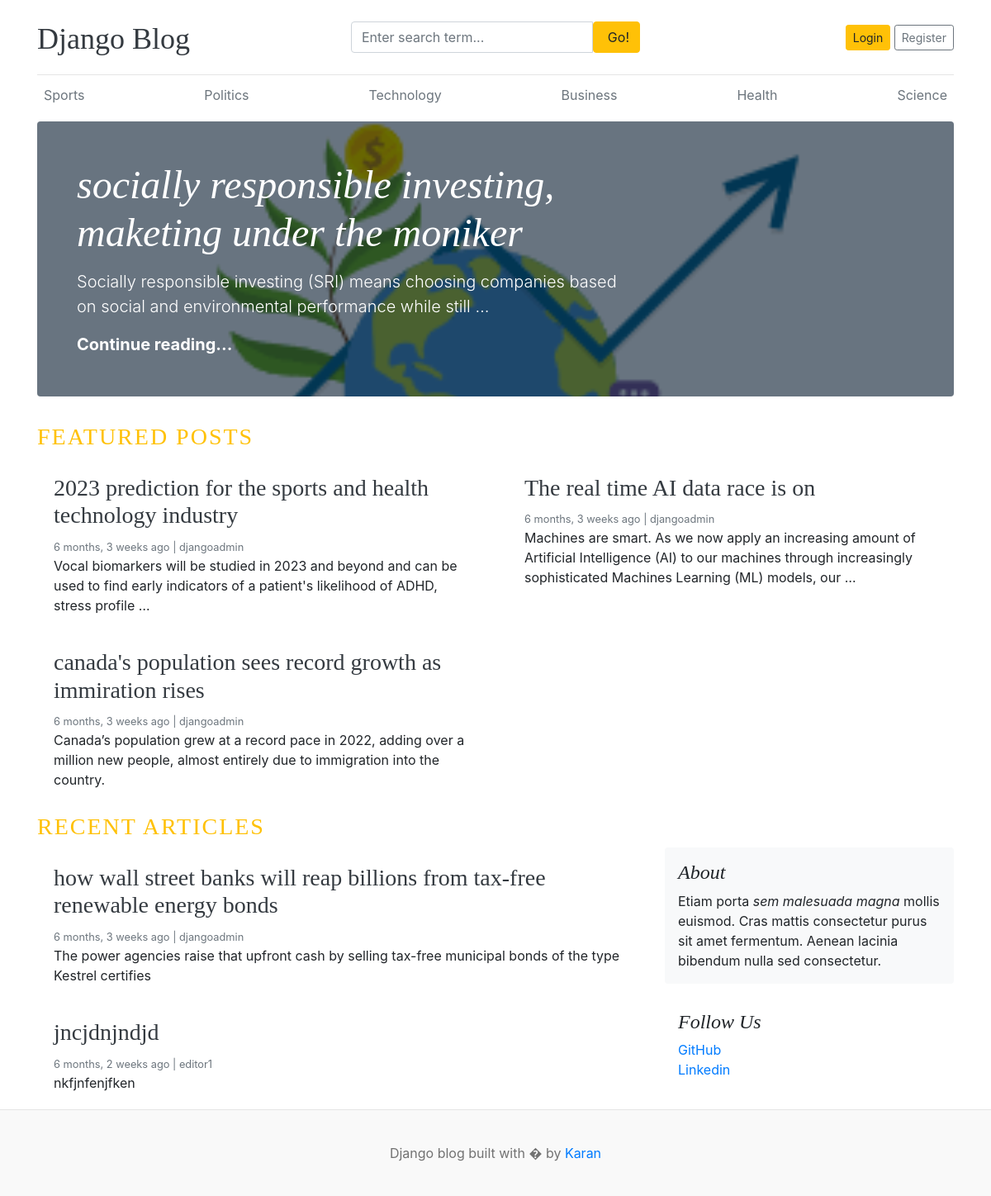
Before: / with the older database file.
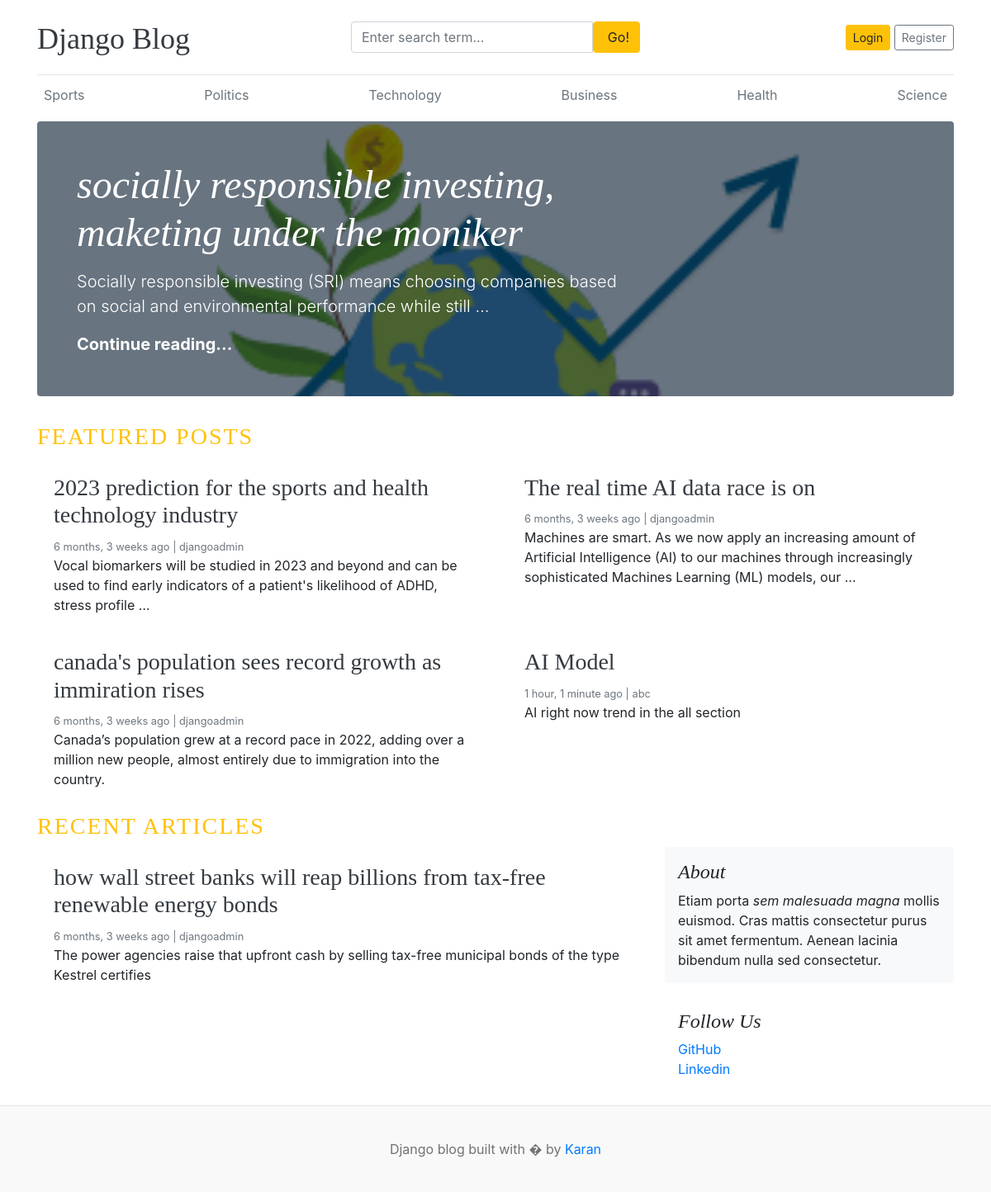
After: the same page with the newer database file.
### blogs/models.py (models this page shows, shortened)
class Category(models.Model):
    category_name = models.CharField(max_length=50, unique=True)
    created_at = models.DateTimeField(auto_now_add=True)
    updated_at = models.DateTimeField(auto_now=True)
    class Meta:
        verbose_name_plural = 'categories'

class Blog(models.Model):
    title = models.CharField(max_length=100)
    slug = models.SlugField(max_length=150, unique=True, blank=True)
    category = models.ForeignKey(Category, on_delete=models.CASCADE)
    author = models.ForeignKey(User, on_delete=models.CASCADE)
    featured_image = models.ImageField(upload_to='uploads/%Y/%m/%d')
    short_description = models.TextField(max_length=500)
    blog_body = models.TextField(max_length=2000)
    status = models.CharField(max_length=20, choices=STATUS_CHOICES, default="Draft")
    is_featured = models.BooleanField(default=False)
    created_at = models.DateTimeField(auto_now_add=True)
    updated_at = models.DateTimeField(auto_now=True)

### social/models.py (models this page shows, shortened)
class SocialLink(models.Model):
    platform = models.CharField(max_length=25)
    link = models.URLField(max_length=100)
    created_at = models.DateTimeField(auto_now_add=True)
    updated_at = models.DateTimeField(auto_now=True)

### blog_main/views.py (the view)
# urls.py: 2. Add a URL to urlpatterns:  path('', views.home, name='home')
def home(request):
    featured_posts = Blog.objects.filter(is_featured=True, status='Published').order_by('updated_at')
    posts = Blog.objects.filter(is_featured=False, status='Published')
    context = {
        'featured_posts': featured_posts,
        'posts': posts,
    }
    return render(request, 'home.html', context)

### blogs/context_processors.py (called while the page is built)
def get_categories(request):
    categories = Category.objects.all()
    return dict(categories=categories)

def get_social_links(request):
    social_links = SocialLink.objects.all()
    return dict(social_links=social_links)

### templates/home.html
{% extends "base.html" %}
{% block content %}
{% for post in featured_posts %}
    {% if forloop.first %}
      <div class="jumbotron p-3 p-md-5 text-white rounded bg-dark" style="background-image: url({{post.featured_image.url}});background-blend-mode: overlay;background-size:cover;">
        <div class="col-md-8 px-0">
          <h1 class="display-4 font-italic">{{post.title}}</h1>
          <p class="lead my-3">{{post.short_description | truncatewords:15 }}</p>
          <p class="lead mb-0"><a href="{% url "blogs" post.slug %}" class="text-white font-weight-bold">Continue reading...</a></p>
        </div>
      </div>
    {% endif %}
  {% endfor %}
    <h3 class="text-uppercase text-warning" style="letter-spacing: 2px;">Featured Posts</h3>
    <div class="row mb-2">
      {% for post in featured_posts %}
      {% if not forloop.first %}
        <div class="col-md-6">
          <div class="card border-0" >
            <div class="card-body">
              <h3><a href="{% url "blogs" post.slug %}" class="text-dark">{{post.title}}</a></h3>
              <small class="mb-1 text-muted">{{post.created_at | timesince}} ago | {{post.author}}</small>
              <p class="card-text">{{post.short_description | truncatewords:25 }}</p>
            </div>
          </div>
        </div>
      {% endif %}
      {% endfor %}
    </div>
  <h3 class="text-uppercase text-warning" style="letter-spacing: 2px;">Recent Articles</h3>
  <main role="main" class="container p-0">
    <div class="row">
      <div class="col-md-8 blog-main">
        {% for post in posts %}
            <div class="card border-0" >
              <div class="card-body">
                <h3><a href="{% url "blogs" post.slug %}" class="text-dark">{{post.title}}</a></h3>
                <small class="mb-1 text-muted">{{post.created_at | timesince}} ago | {{post.author}}</small>
                <p class="card-text">{{post.short_description | truncatewords:20 }}</p>
              </div>
            </div>
        {% endfor %}
      </div>
      <aside class="col-md-4 blog-sidebar">
        <div class="p-3 mb-3 bg-light rounded">
          <h4 class="font-italic">About</h4>
          <p class="mb-0">Etiam porta <em>sem malesuada magna</em> mollis euismod. Cras mattis consectetur purus sit amet fermentum. Aenean lacinia bibendum nulla sed consectetur.</p>
        </div>
        {% if social_links %}
          <div class="p-3">
            <h4 class="font-italic">Follow Us</h4>
            <ol class="list-unstyled">
              {% for i in social_links %}
                <li><a href="{{i.link}}" target="_blank">{{i.platform}}</a></li>
              {% endfor %}
            </ol>
          </div>
        {% endif %}
      </aside>
    </div>
  </main>
</div>
{% endblock content %}

### templates/base.html (shortened to what this page needs)
{% load static %}
<!DOCTYPE html>
<html lang="en">
<head>
    <link href="https://getbootstrap.com/docs/4.0/dist/css/bootstrap.min.css" rel="stylesheet">
    <link rel="stylesheet" href="https://cdnjs.cloudflare.com/ajax/libs/font-awesome/4.7.0/css/font-awesome.min.css">
    <link href="{% static 'css/blog.css' %}" rel="stylesheet">
  </head>
<body>
    <div class="container">
      <header class="blog-header py-3">
        <div class="row flex-nowrap justify-content-between align-items-center">
          <div class="col-4 pt-1">
            <a class="blog-header-logo text-dark" href="/">Django Blog</a>
          </div>
          <div class="col-4">
            <form action="{% url 'search' %}" method="GET">
              <div class="input-group">
                <input class="form-control" type="text" name="keyword" placeholder="Enter search term..." aria-label="Enter search term..." aria-describedby="button-search" />
                <button type="submit" class="btn btn-warning" id="button-search" type="button"> &nbsp;Go!</button>
              </div>
            </form>
          </div>
          <div class="col-4 d-flex justify-content-end align-items-center">
            {% if not user.is_authenticated %}
            <a class="btn btn-sm btn-warning" href="{% url "login" %}">Login</a> &nbsp;
            <a class="btn btn-sm btn-outline-secondary" href="{% url "register" %}">Register</a>
            {% else %}
            <span><a href="{% url "dashboard" %}">Dashboard</a></span>
            &emsp;
            <span><a href="{% url "logout" %}">Logout</a></span>
            {% endif %}
          </div>
        </div>
      </header>
      <div class="nav-scroller py-1 mb-2">
        <nav class="nav d-flex justify-content-between">
          {% for cat in categories %}
            <a class="p-2 text-muted" href="{% url "post_by_category" cat.id %}">{{cat.category_name}}</a>
          {% endfor %}
        </nav>
      </div>
      {% block content %}
      {% endblock content %}
  <footer class="blog-footer">
    <p>Django blog built with � by <a href="#">Karan</a></p>
  </footer>
  </body>
  </html>

### static/css/blog.css (style rules this page uses)
.blog-header { border-bottom: 1px solid #e5e5e5; }
.blog-header-logo { font-family: "Playfair Display", Georgia, "Times New Roman", serif; font-size: 2.25rem; }
h1, h2, h3, h4, h5, h6 { font-family: "Playfair Display", Georgia, "Times New Roman", serif; }
.display-4 { font-size: 2.5rem; }
@media (min-width: 768px) { .display-4 { font-size: 3rem; } }
.blog-footer { padding: 2.5rem 0; color: #727272; text-align: center; background-color: #f9f9f9; border-top: .05rem solid #e5e5e5; }
.blog-footer p:last-child { margin-bottom: 0; }

Changed rows visible on the page:
removed Blog: title "jncjdnjndjd", created_at "6 months, 2 weeks", author "editor1", short_description "nkfjnfenjfken", shown under "RECENT ARTICLES"
added Blog: title "AI Model", created_at "1 hour, 1 minute", author "abc", short_description "AI right now trend in the all section", shown under "FEATURED POSTS"
